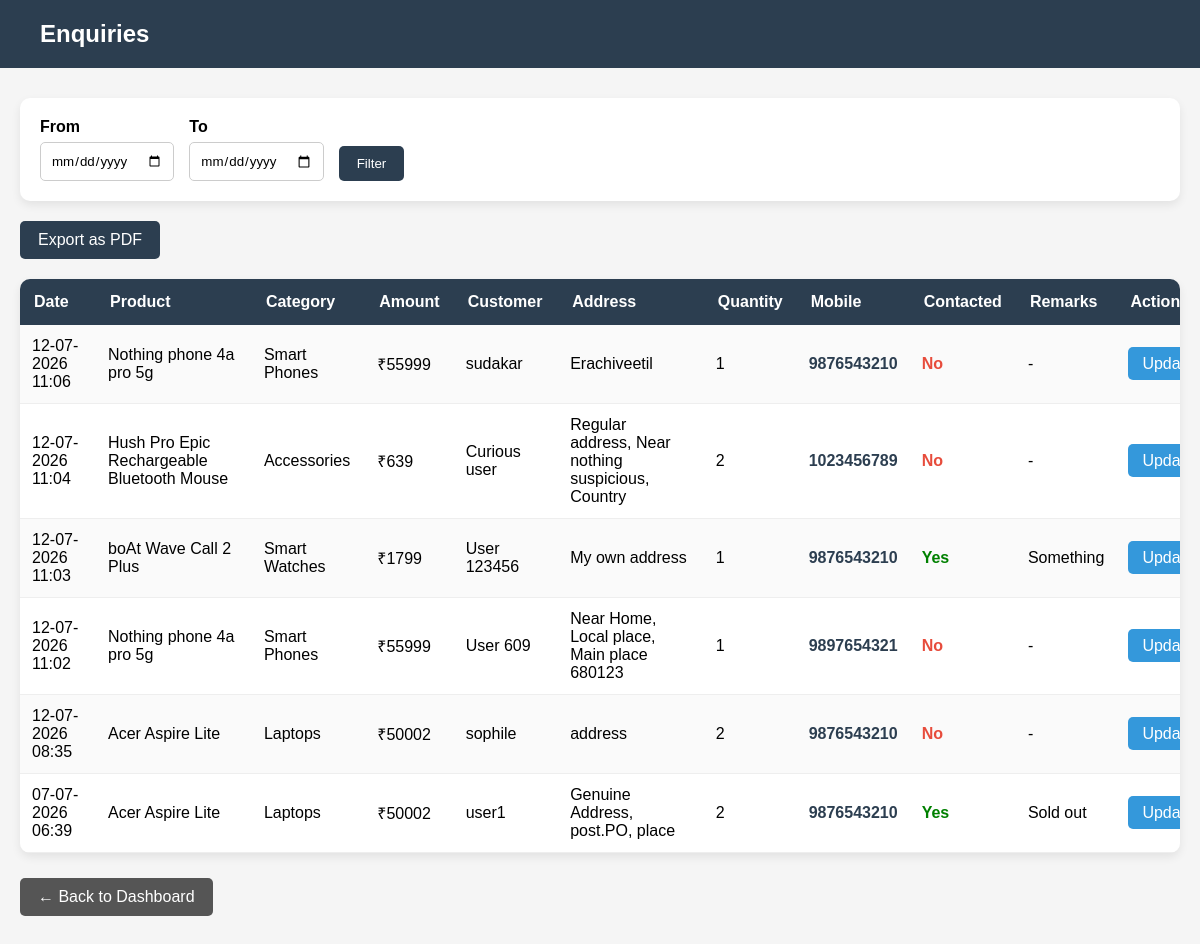
The page /admin_side/enquiries/ (signed in) on the database its author committed.
### user_section/models.py (models this page shows, shortened)
class Enquiry(models.Model):
    product = models.ForeignKey(Product, on_delete=models.CASCADE, related_name='enquiries')
    name = models.CharField(max_length=100)
    address = models.TextField()
    quantity = models.PositiveIntegerField()
    mobile_number = models.CharField(max_length=15)
    date = models.DateTimeField(auto_now_add=True)
    contacted = models.BooleanField(default=False)
    remarks = models.TextField(blank=True)

class Product(models.Model):
    Title = models.CharField(max_length=100)
    amount = models.IntegerField()
    image = models.ImageField(upload_to='product_images/')
    category = models.ForeignKey(Category, on_delete=models.SET_NULL, null=True, blank=True, related_name='products')

class Category(models.Model):
    name = models.CharField(max_length=50, unique=True)

### admin_side/views.py (the view)
# urls.py: path('enquiries/', views.enquiry_list, name='enquiry_list'),
@staff_member_required(login_url='admin_login')
def enquiry_list(request):
    enquiries = Enquiry.objects.select_related('product', 'product__category').order_by('-date')
    from_date = request.GET.get("from_date")
    to_date = request.GET.get("to_date")
    if from_date:
        enquiries = enquiries.filter(date__date__gte=parse_date(from_date))
    if to_date:
        enquiries = enquiries.filter(date__date__lte=parse_date(to_date))
    return render(request, "admin_side/enquiry_list.html", {
        "enquiries": enquiries,
        "from_date": from_date or "",
        "to_date": to_date or "",
    })

### templates/admin_side/enquiry_list.html (shortened to what this page needs)
<!DOCTYPE html>
<html>
<head>
</head>
<body>
<header>
    <h2>Enquiries</h2>
</header>
<div class="container">
    <div class="filter-card">
        <form method="get" class="filter-form">
            <div>
                <label>From</label>
                <input type="date" name="from_date" value="{{ from_date }}">
            </div>
            <div>
                <label>To</label>
                <input type="date" name="to_date" value="{{ to_date }}">
            </div>
            <button class="btn" type="submit">Filter</button>
        </form>
    </div>
    <a class="btn export"
       href="{% url 'export_enquiries_pdf' %}?from_date={{ from_date }}&to_date={{ to_date }}">
        Export as PDF
    </a>
    <div class="table-card">
        <table>
            <tr>
                <th>Date</th>
                <th>Product</th>
                <th>Category</th>
                <th>Amount</th>
                <th>Customer</th>
                <th>Address</th>
                <th>Quantity</th>
                <th>Mobile</th>
                <th>Contacted</th>
                <th>Remarks</th>
                <th>Action</th>
            </tr>
            {% for enquiry in enquiries %}
            <tr>
                <td>{{ enquiry.date|date:"d-m-Y H:i" }}</td>
                <td>{{ enquiry.product.Title }}</td>
                <td>{{ enquiry.product.category.name }}</td>
                <td>₹{{ enquiry.product.amount }}</td>
                <td>{{ enquiry.name }}</td>
                <td>{{ enquiry.address }}</td>
                <td>{{ enquiry.quantity }}</td>
                <td>
                    <a class="mobile"
                       href="{% url 'customer_history' enquiry.mobile_number %}">
                        {{ enquiry.mobile_number }}
                    </a>
                </td>
                <td>
                    {% if enquiry.contacted %}
                        <span class="yes">Yes</span>
                    {% else %}
                        <span class="no">No</span>
                    {% endif %}
                </td>
                <td>{{ enquiry.remarks|default:"-" }}</td>
                <td>
                    <a class="update"
                       href="{% url 'update_enquiry' enquiry.id %}">
                        Update
                    </a>
                </td>
            </tr>
            {% empty %}
            <tr>
                <td colspan="11" style="text-align:center;padding:25px;">
                    No enquiries found.
                </td>
            </tr>
            {% endfor %}
        </table>
    </div>
    <a class="back" href="{% url 'admin' %}">
        ← Back to Dashboard
    </a>
</div>
</body>
</html>

### templates/admin_side/enquiry_list.html (style rules this page uses)
* { margin:0; padding:0; box-sizing:border-box; font-family:Arial, Helvetica, sans-serif; }
body { background:#f5f5f5; }
header { background:#2c3e50; color:white; padding:20px 40px; }
.container { max-width:1400px; margin:30px auto; padding:0 20px; }
.filter-card { background:white; padding:20px; border-radius:10px; box-shadow:0 4px 10px rgba(0,0,0,.08); margin-bottom:20px; }
.filter-form { display:flex; gap:15px; align-items:end; flex-wrap:wrap; }
label { display:block; margin-bottom:6px; font-weight:bold; }
input[type="date"] { padding:10px; border:1px solid #ccc; border-radius:5px; }
.btn { display:inline-block; background:#2c3e50; color:white; text-decoration:none; border:none; border-radius:5px; padding:10px 18px; cursor:pointer; }
.export { margin-bottom:20px; display:inline-block; }
.table-card { background:white; border-radius:10px; overflow:auto; box-shadow:0 4px 10px rgba(0,0,0,.08); }
table { width:100%; border-collapse:collapse; min-width:1200px; }
th { background:#2c3e50; color:white; padding:14px; text-align:left; }
td { padding:12px; border-bottom:1px solid #eee; }
tr:nth-child(even) { background:#fafafa; }
.yes { color:green; font-weight:bold; }
.no { color:#e74c3c; font-weight:bold; }
.mobile { color:#2c3e50; text-decoration:none; font-weight:bold; }
.update { background:#3498db; color:white; padding:8px 14px; border-radius:5px; text-decoration:none; }
.back { display:inline-block; margin-top:25px; background:#555; color:white; text-decoration:none; padding:10px 18px; border-radius:5px; }

### rows shown on the page
Enquiry: date "12-07-2026 11:06", product.Title "Nothing phone 4a pro 5g", product.category.name "Smart Phones", product.amount "55999", name "sudakar", address "Erachiveetil", quantity "1", mobile_number "9876543210", contacted "No", remarks "-"
Enquiry: date "12-07-2026 11:04", product.Title "Hush Pro Epic Rechargeable Bluetooth Mouse", product.category.name "Accessories", product.amount "639", name "Curious user", address "Regular address, Near nothing suspicious, Country", quantity "2", mobile_number "1023456789", contacted "No", remarks "-"
Enquiry: date "12-07-2026 11:03", product.Title "boAt Wave Call 2 Plus", product.category.name "Smart Watches", product.amount "1799", name "User 123456", address "My own address", quantity "1", mobile_number "9876543210", contacted "Yes", remarks "Something"
Enquiry: date "12-07-2026 11:02", product.Title "Nothing phone 4a pro 5g", product.category.name "Smart Phones", product.amount "55999", name "User 609", address "Near Home, Local place, Main place 680123", quantity "1", mobile_number "9897654321", contacted "No", remarks "-"
Enquiry: date "12-07-2026 08:35", product.Title "Acer Aspire Lite", product.category.name "Laptops", product.amount "50002", name "sophile", address "address", quantity "2", mobile_number "9876543210", contacted "No", remarks "-"
Enquiry: date "07-07-2026 06:39", product.Title "Acer Aspire Lite", product.category.name "Laptops", product.amount "50002", name "user1", address "Genuine Address, post.PO, place", quantity "2", mobile_number "9876543210", contacted "Yes", remarks "Sold out"
